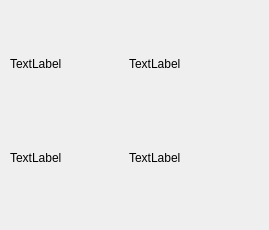
<?xml version="1.0" encoding="UTF-8"?>
<ui version="4.0">
 <class>MainForm</class>
 <widget class="QDialog" name="MainForm">
  <property name="geometry">
   <rect>
    <x>0</x>
    <y>0</y>
    <width>269</width>
    <height>230</height>
   </rect>
  </property>
  <property name="sizePolicy">
   <sizepolicy hsizetype="Preferred" vsizetype="Preferred">
    <horstretch>0</horstretch>
    <verstretch>0</verstretch>
   </sizepolicy>
  </property>
  <property name="windowTitle">
   <string>MainForm</string>
  </property>
  <widget class="QWidget" name="gridLayoutWidget">
   <property name="geometry">
    <rect>
     <x>10</x>
     <y>20</y>
     <width>231</width>
     <height>181</height>
    </rect>
   </property>
   <property name="sizePolicy">
    <sizepolicy hsizetype="Expanding" vsizetype="Expanding">
     <horstretch>0</horstretch>
     <verstretch>0</verstretch>
    </sizepolicy>
   </property>
   <layout class="QGridLayout" name="gridLayout">
    <property name="sizeConstraint">
     <enum>QLayout::SetMinimumSize</enum>
    </property>
    <item row="1" column="1">
     <widget class="QLabel" name="label_4">
      <property name="sizePolicy">
       <sizepolicy hsizetype="Expanding" vsizetype="Expanding">
        <horstretch>0</horstretch>
        <verstretch>0</verstretch>
       </sizepolicy>
      </property>
      <property name="text">
       <string>TextLabel</string>
      </property>
     </widget>
    </item>
    <item row="1" column="0">
     <widget class="QLabel" name="label_3">
      <property name="sizePolicy">
       <sizepolicy hsizetype="Expanding" vsizetype="Expanding">
        <horstretch>0</horstretch>
        <verstretch>0</verstretch>
       </sizepolicy>
      </property>
      <property name="text">
       <string>TextLabel</string>
      </property>
     </widget>
    </item>
    <item row="0" column="0">
     <widget class="QLabel" name="label_1">
      <property name="sizePolicy">
       <sizepolicy hsizetype="Expanding" vsizetype="Expanding">
        <horstretch>0</horstretch>
        <verstretch>0</verstretch>
       </sizepolicy>
      </property>
      <property name="text">
       <string>TextLabel</string>
      </property>
     </widget>
    </item>
    <item row="0" column="1">
     <widget class="QLabel" name="label_2">
      <property name="sizePolicy">
       <sizepolicy hsizetype="Expanding" vsizetype="Expanding">
        <horstretch>0</horstretch>
        <verstretch>0</verstretch>
       </sizepolicy>
      </property>
      <property name="text">
       <string>TextLabel</string>
      </property>
     </widget>
    </item>
   </layout>
  </widget>
 </widget>
 <resources/>
 <connections/>
</ui>
